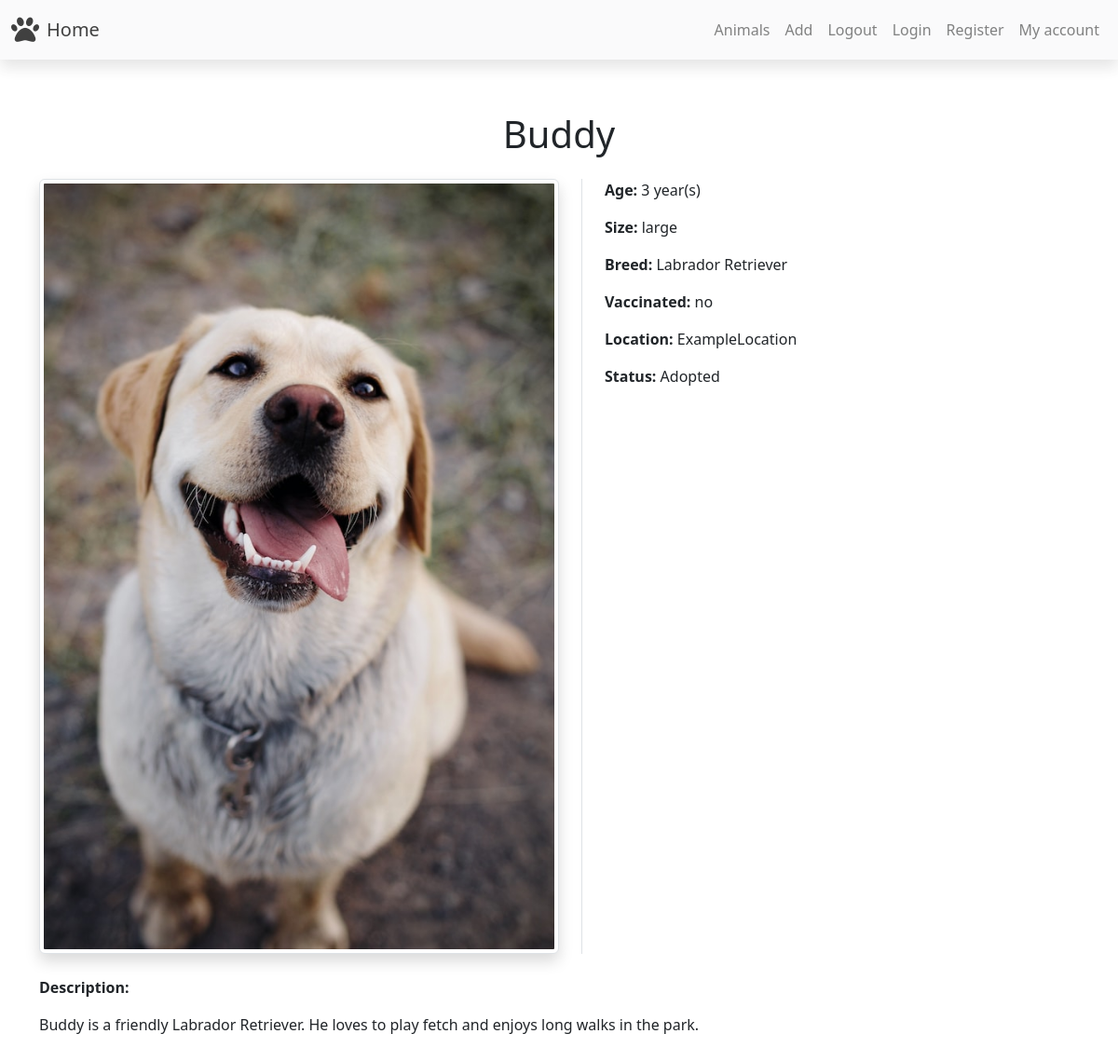
/animals/details.php?id=1, run on the app's committed database.
### tables this page shows
CREATE TABLE `animals` (
  `id` int(11) NOT NULL,
  `name` varchar(255) NOT NULL,
  `age` int(11) NOT NULL,
  `size` varchar(255) NOT NULL,
  `breed` varchar(255) NOT NULL,
  `vaccinated` varchar(255) NOT NULL,
  `location` varchar(255) NOT NULL,
  `status` varchar(255) NOT NULL,
  `picture` varchar(255) DEFAULT NULL,
  `description` varchar(255) DEFAULT NULL
);

### animals/details.php (the view, shortened to what this page needs)
<?php
require_once "../components/db_connect.php";
require_once "../components/navbar.php";
if (isset($_GET['id']) && !empty($_GET['id'])) {
  $sql = "SELECT * FROM `animals` WHERE `id`= $_GET[id]";
  $result = mysqli_query($conn, $sql);
  if (mysqli_num_rows($result) > 0) {
    $row = mysqli_fetch_assoc($result);
  }
}
?>
<!DOCTYPE html>
<html lang="en">
<head>
  <link href="https://cdn.jsdelivr.net/npm/bootstrap@5.3.2/dist/css/bootstrap.min.css" rel="stylesheet">
  <link rel="stylesheet" href="../style/style.css">
</head>
<body>
  <?= $navbar ?>
  <div class="container my-5 pt-5">
    <h1 class="text-center my-4"><?= $row['name'] ?></h1>
    <div class="d-flex mb-4">
      <img class="w-50 rounded img-thumbnail shadow object-fit-cover me-4" src="../pictures/<?= $row['picture'] ?>" alt="">
      <div class="border-start ps-4">
        <p><strong>Age: </strong><?= $row['age'] ?> year(s)</p>
        <p><strong>Size: </strong><?= $row['size'] ?></p>
        <p><strong>Breed: </strong> <?= $row['breed'] ?></p>
        <p><strong>Vaccinated: </strong><?= $row['vaccinated'] ?></p>
        <p><strong>Location: </strong><?= $row['location'] ?></p>
        <p><strong>Status: </strong><?= $row['status'] ?></p>
      </div>
    </div>
    <p><strong>Description:</strong></p>
    <p><?= $row['description'] ?></p>
  </div>
</body>
</html>

### data on the page
animals: name "Buddy", picture (picture), age "3", size "large", breed "Labrador Retriever", vaccinated "no", location "ExampleLocation", status "Adopted", description "Buddy is a friendly Labrador Retriever. He loves to play fetch and enjoys long walks in the park."
